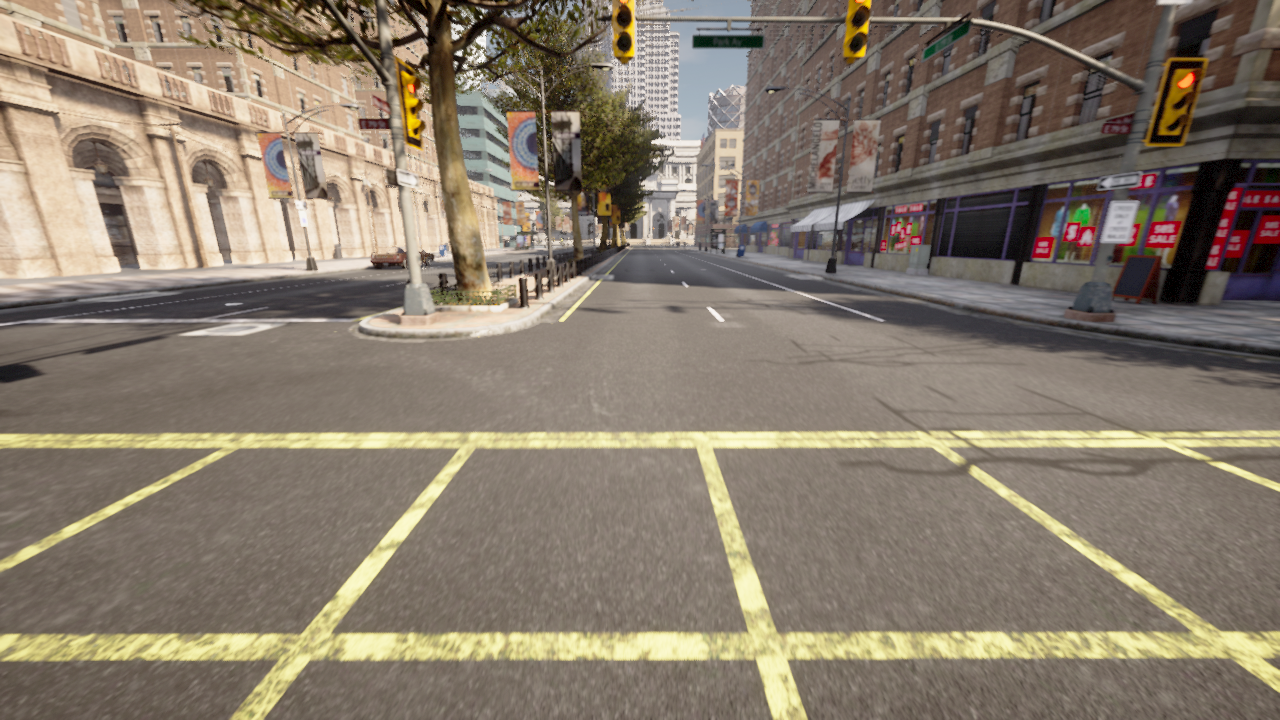
#> input picture photo/junction_image.png, 1280 x 720 px
$ python test_lane_detector.py --image photo/junction_image.png   (older library calls are emulated)
#> lines starting #> are read from the running program, lines starting #| are printed output that depends on the picture; after the words box and inside, x2 and y2 are one past the last pixel; in counts of white or black regions, pixels touching at a corner belong together
#> in main, img is the input picture: shape (720, 1280, 3); mean B, G, R 108.7, 124.1, 135.8
### lane_detector.py
import cv2
import numpy as np
from sklearn.linear_model import LinearRegression, RANSACRegressor
import matplotlib.pyplot as plt
from scipy.interpolate import splprep, splev
from sklearn.preprocessing import PolynomialFeatures
from sklearn.pipeline import make_pipeline
import glob
import traceback

class LaneDetector:
    # [437 lines left out: functions __init__, detect_lanes, _fit_curve, _remove_outliers, _is_valid_curve, _draw_curve and 1 more, not called in this run]

# 新增的高级车道线检测器，整合laneDection/main.py中的方法
class AdvancedLaneDetector(LaneDetector):
    # [733 lines left out: functions __init__, initialize, calibrate_camera, undistort_image, calculate_perspective_transform, set_perspective_transform and 10 more, not called in this run]

class SimpleOpenCVLaneDetector:
    """简单的OpenCV车道线检测器"""

    def __init__(self, vehicle, world, config):
        """初始化检测器"""
        self.vehicle = vehicle
        self.world = world
        self.config = config

        # 调试模式
        self.debug = True

        # 滤波器参数
        self.center_filter = []
        self.filter_size = 7  # 增加滤波器大小，提高稳定性

        # 车道检测参数 - 调整参数以提高检测效果
        self.roi_height = 0.55  # 增加ROI区域的高度比例
        self.min_line_length = 30  # 降低最小线段长度，以检测更多的线段
        self.max_line_gap = 20  # 降低最大线段间隙，以连接更多的线段
        self.hough_threshold = 20  # 降低霍夫变换阈值，检测更多线段
        self.canny_low = 30  # 降低Canny边缘检测低阈值，检测更多边缘
        self.canny_high = 90  # 降低Canny边缘检测高阈值，检测更多边缘

        # 初始化ROI区域
        self._initialize_roi()

        # 保存上一帧的结果，用于平滑
        self.last_left_line = None
        self.last_right_line = None
        self.last_center_offset = 0.0
        self.last_confidence = 0.0

        # 历史记录
        self.left_line_history = []
        self.right_line_history = []
        self.history_size = 5

        # 调试图像
        self.debug_image = None

        print("简单OpenCV车道线检测器已初始化")

    def _initialize_roi(self):
        """初始化ROI区域"""
        # 使用更宽的ROI区域，以适应更多的道路情况
        self.src_points = np.float32([
            [520, 480],  # 左上 - 更宽的区域
            [760, 480],  # 右上 - 更宽的区域
            [1200, 680], # 右下 - 扩大宽度
            [100, 680]   # 左下 - 扩大宽度
        ])

        # 目标点 - 鸟瞰图
        self.dst_points = np.float32([
            [320, 0],    # 左上
            [960, 0],    # 右上
            [960, 720],  # 右下
            [320, 720]   # 左下
        ])

        # 计算透视变换矩阵
        self.M = cv2.getPerspectiveTransform(self.src_points, self.dst_points)
        self.M_inv = cv2.getPerspectiveTransform(self.dst_points, self.src_points)

    # [5 lines left out: function detect_lane, not called in this run]

    def detect_lanes(self, image):
        """检测车道线"""
        try:
            # 创建调试图像
            debug_image = image.copy() if self.debug else None
            height, width = image.shape[:2]

            # 绘制ROI区域
            if debug_image is not None:
                cv2.polylines(debug_image, [np.int32(self.src_points)], True, (0, 255, 255), 2)
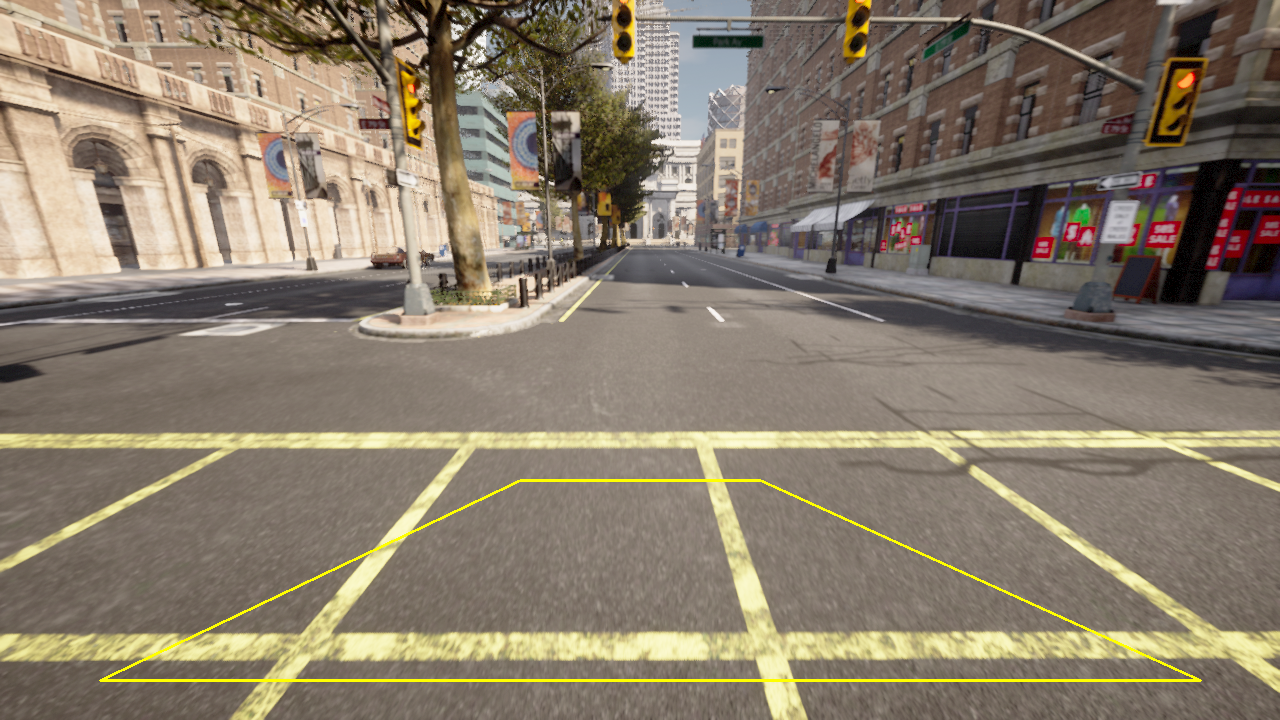
#> debug_image: shape (720, 1280, 3); 0.7% of pixels changed, all inside (x1, y1, x2, y2) = (99, 479, 1202, 682)

            # 预处理图像
            # 1. 转换为HSV颜色空间，更好地检测白色和黄色车道线
            hsv = cv2.cvtColor(image, cv2.COLOR_BGR2HSV)
#> hsv: shape (720, 1280, 3); mean H, S, V 26.9, 54.1, 136.5

            # 2. 定义白色和黄色的HSV范围
            lower_white = np.array([0, 0, 200])
            upper_white = np.array([180, 30, 255])
            lower_yellow = np.array([15, 80, 80])
            upper_yellow = np.array([35, 255, 255])

            # 3. 创建白色和黄色的掩码
            white_mask = cv2.inRange(hsv, lower_white, upper_white)
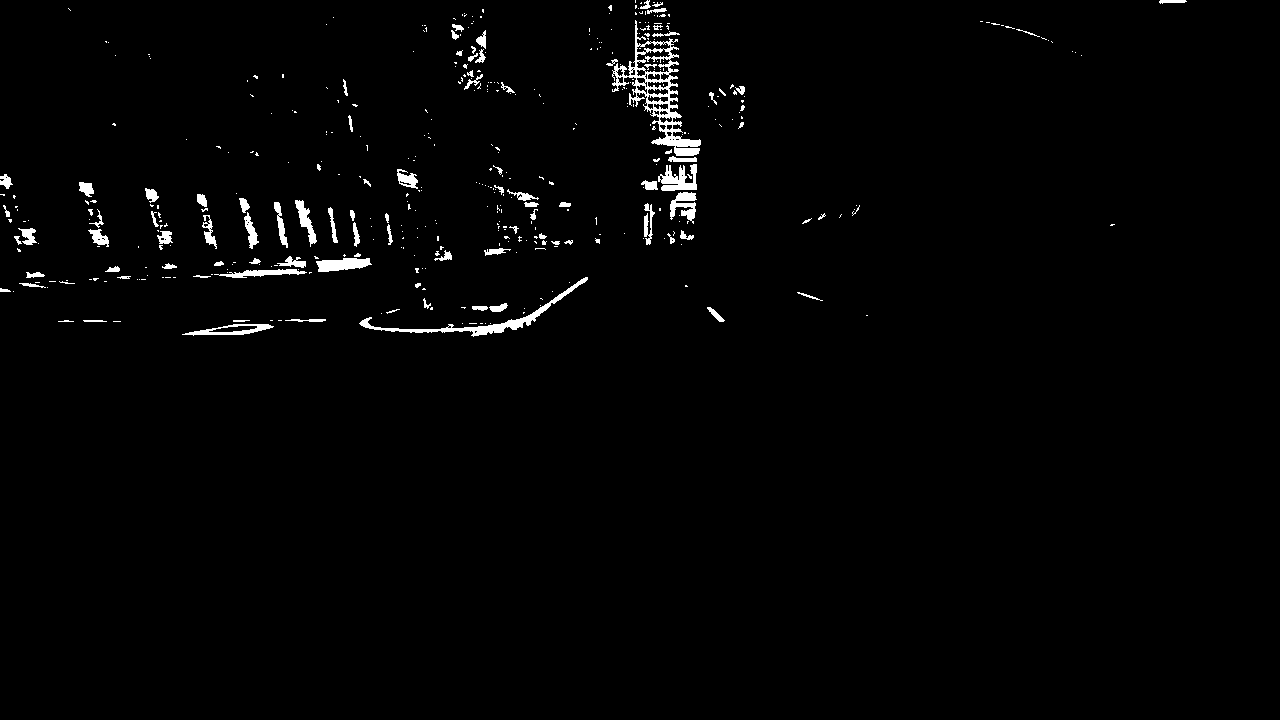
#> white_mask: shape (720, 1280); 1.6% white; 432 white regions (332 under 20 px), largest, box (x1, y1, x2, y2) and area: (612, 20, 701, 156) 2656, (359, 277, 588, 337) 1270, (658, 164, 697, 191) 621
            yellow_mask = cv2.inRange(hsv, lower_yellow, upper_yellow)
#> yellow_mask: shape (720, 1280); 8.1% white; 1547 white regions (1379 under 20 px), largest, box (x1, y1, x2, y2) and area: (0, 538, 702, 720) 16777, (701, 494, 1280, 697) 15524, (0, 432, 482, 572) 8131

            # 4. 合并掩码
            combined_mask = cv2.bitwise_or(white_mask, yellow_mask)

            # 5. 应用高斯模糊
            blurred = cv2.GaussianBlur(combined_mask, (5, 5), 0)
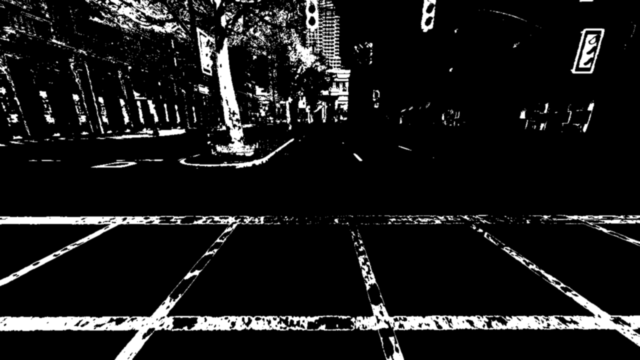
#> blurred: shape (720, 1280) (shown at 1/2 size); min 0, max 255, mean 24.7

            # 6. 应用Canny边缘检测
            edges = cv2.Canny(blurred, self.canny_low, self.canny_high)
#> edges: shape (720, 1280); 5.4% white in thin lines or dots

            # 7. 定义感兴趣区域
            mask = np.zeros_like(edges)
            cv2.fillPoly(mask, [np.int32(self.src_points)], 255)
#> mask: shape (720, 1280); 14.7% white; 1 white region, box (x1, y1, x2, y2) and area: (100, 480, 1201, 681) 135101
            masked_edges = cv2.bitwise_and(edges, mask)
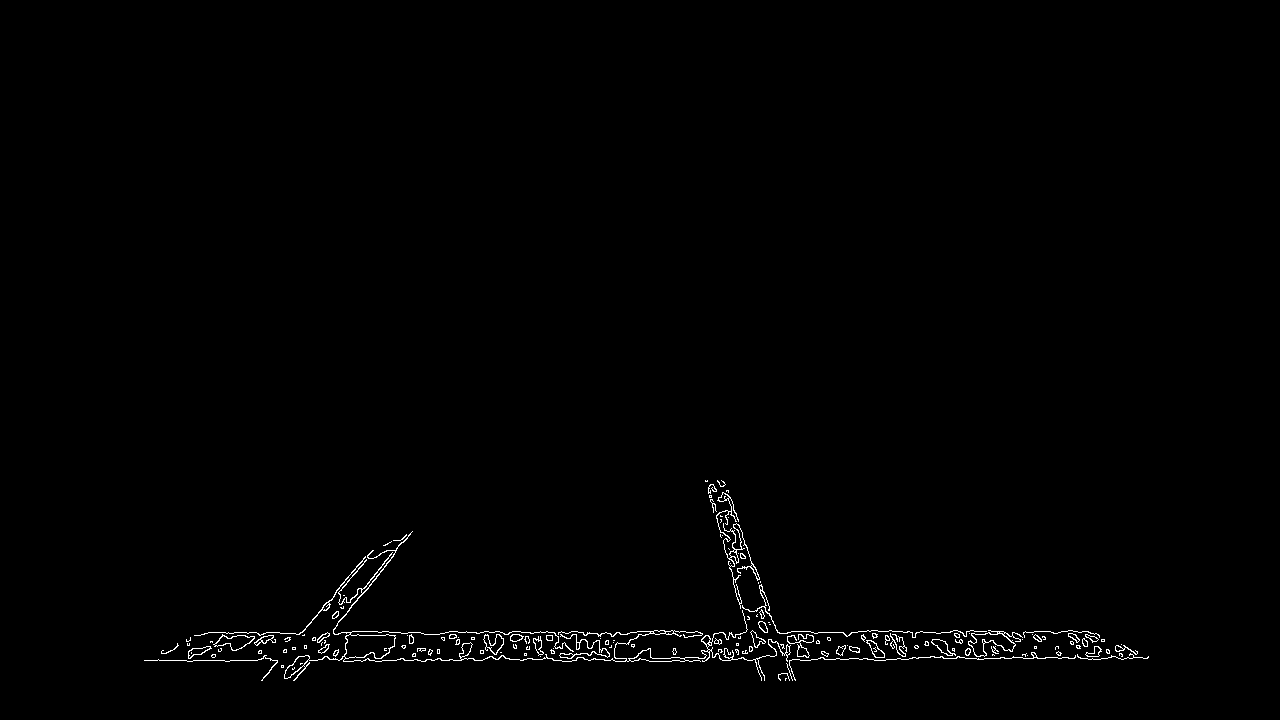
#> masked_edges: shape (720, 1280); 0.79% white in thin lines or dots, all inside (x1, y1, x2, y2) = (144, 480, 1149, 681)

            # 8. 霍夫变换检测直线
            lines = cv2.HoughLinesP(
                masked_edges,
                rho=1,
                theta=np.pi/180,
                threshold=self.hough_threshold,
                minLineLength=self.min_line_length,
                maxLineGap=self.max_line_gap
            )
#> lines = 190 rows, first 6: [553, 660, 648, 660], [445, 632, 857, 632], [503, 633, 675, 633], [297, 657, 382, 657], [786, 659, 908, 659], [484, 641, 628, 643]

            # 如果没有检测到线段，使用历史数据
            if lines is None:
                return self._use_history_data(), debug_image

            # 9. 过滤和分类线段
            left_lines = []
            right_lines = []

            for line in lines:
                x1, y1, x2, y2 = line[0]

                # 计算线段长度和斜率
                length = np.sqrt((x2-x1)**2 + (y2-y1)**2)

                # 避免除零错误
                if x2 == x1:
                    continue

                slope = (y2-y1)/(x2-x1)

                # 过滤掉斜率太小的线段（接近水平）
                if abs(slope) < 0.3:
                    continue

                # 过滤掉斜率太大的线段（接近垂直）
                if abs(slope) > 2.0:
                    continue

                # 根据斜率和位置分类
                if slope < 0 and x1 < width * 0.6:  # 左车道线
                    left_lines.append((x1, y1, x2, y2, slope, length))
                elif slope > 0 and x1 > width * 0.4:  # 右车道线
                    right_lines.append((x1, y1, x2, y2, slope, length))
#> this loop made 190 passes
#> (x1, y1, x2, y2, length, slope) on passes 1 to 3: (553, 660, 648, 660, 95, 0), (445, 632, 857, 632, 412, 0), (503, 633, 675, 633, 172, 0)
#> (the rest of the program and of its run is left out)
